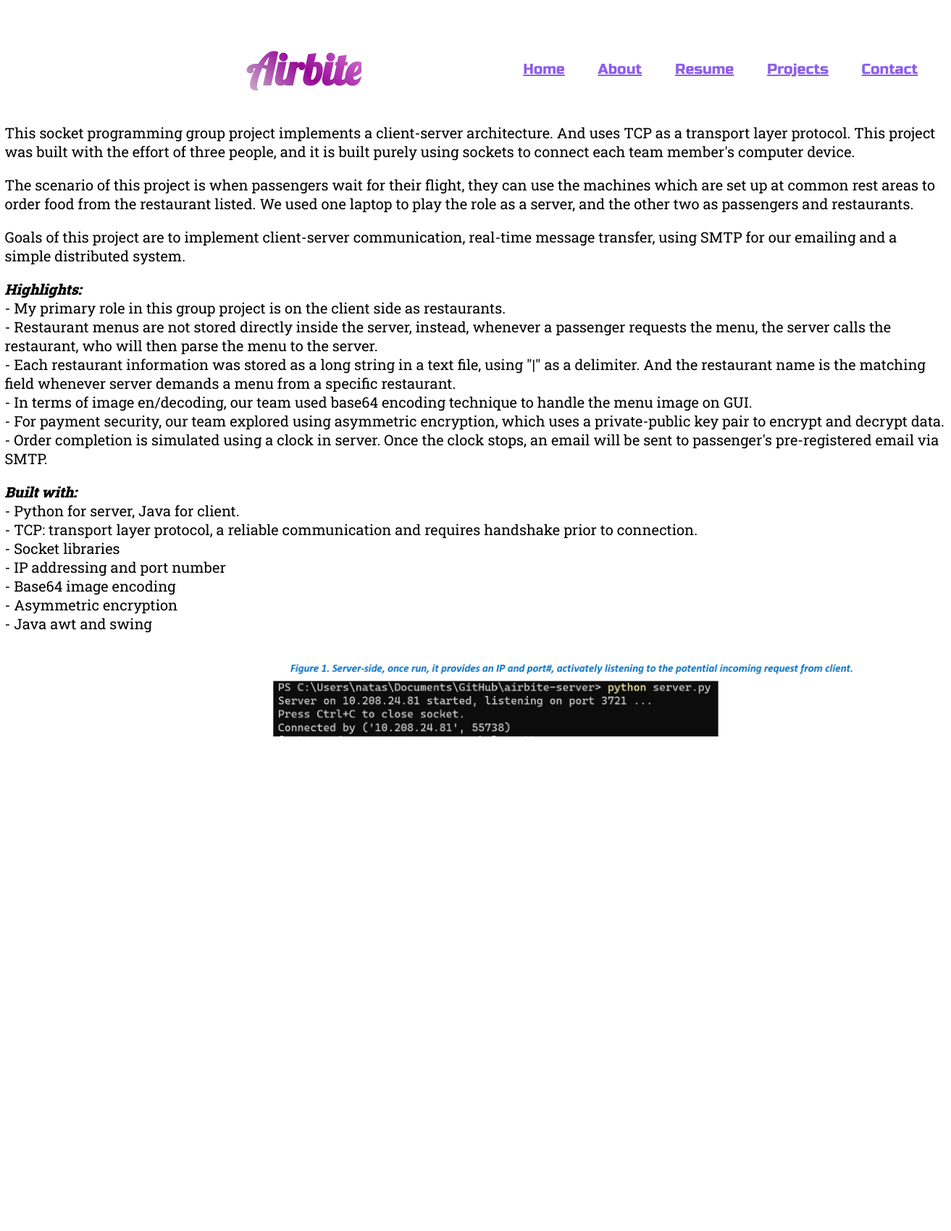
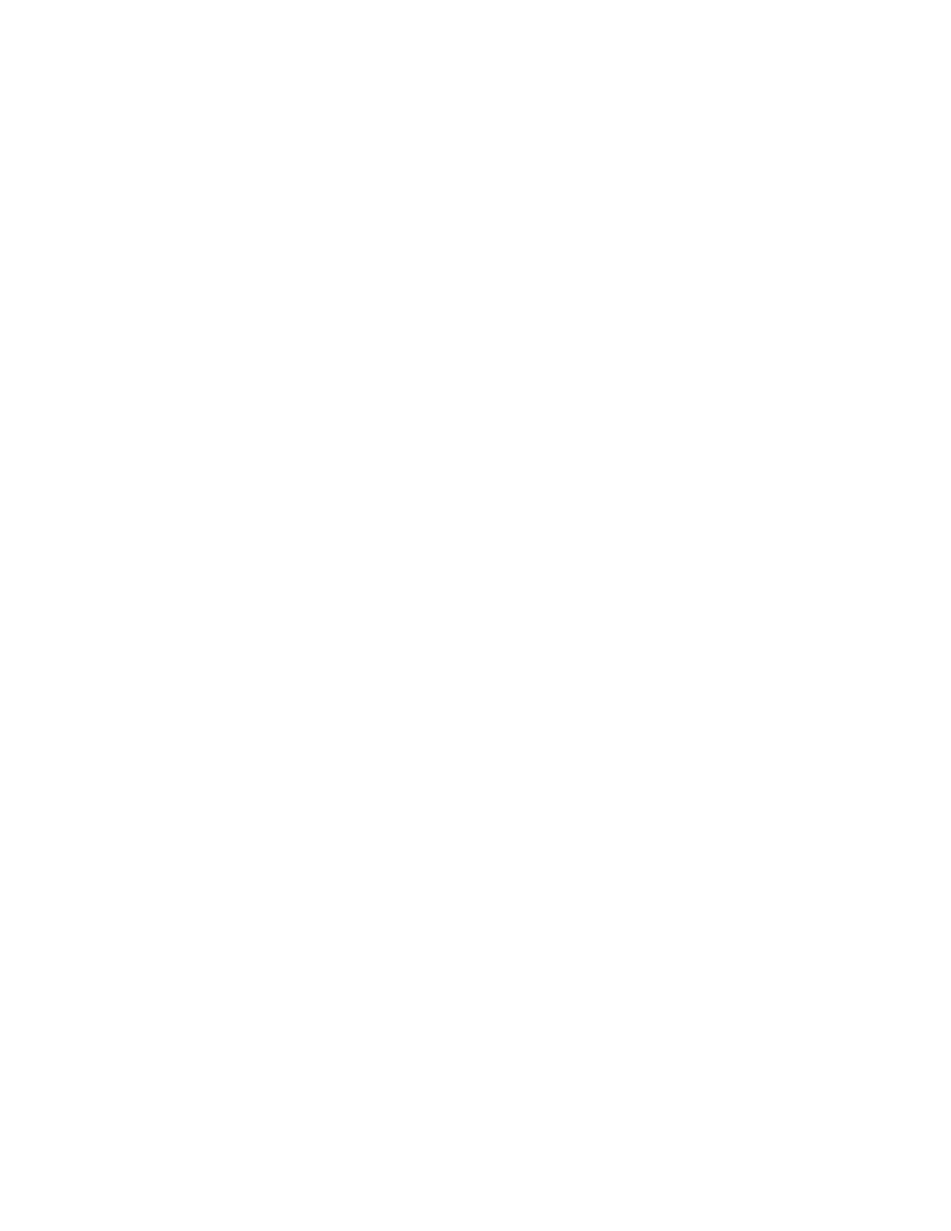
Page /projects/project/2/ (upper part) on the committed database (2 pictures, top to bottom).
### app/models.py (models this page shows, shortened)
class Project(models.Model): #inheriting functionality and features provided by the Model class from the
    screenshot = models.ImageField(upload_to=path1, blank=True, null=True)
    title = models.CharField(max_length=20)
    description = models.TextField()
    youtube = models.URLField(blank=True, null=True)
    def formatted_description(self):
        return mark_safe(self.description)

### app/views.py (the view)
# urls.py: path('projects/project/<str:pk>/', views.project, name='project'),
def project(request, pk):
    projects = Project.objects.get(id=pk)
    context = {'project': projects}
    return render(request, "project.html", context)

### templates/project.html (shortened to what this page needs)
{% extends 'base.html' %}
{%load static%}
{% block fullname %}<h1 class="projtitle">{{project.title}} </h1>{% endblock fullname %}
{% block content %}
    <div class="project-detail">
        <div class="project-detailsub">
            <p class="desc">{{ project.formatted_description|linebreaks|safe}}</p>
            {% if project.screenshot %}
                <div class="picarea">
                    <img src="{{project.screenshot.url}}" alt="{{ project.title }}" class="project-{{ project.id }}">
                </div>
            {% elif project.youtube %}
                <iframe width="560" height="315" src="{{ project.youtube }}" title="YouTube video player" frameborder="0" allow="accelerometer; autoplay; clipboard-write; encrypted-media; gyroscope; picture-in-picture; web-share" allowfullscreen></iframe>
            {% else %}
                <p>No media available.</p>
            {% endif %}
        </div>
    </div>
{% endblock content %}

### static/assets/css/style_v1.css (style rules this page uses)
* { margin: 0px; padding: 0px; box-sizing: border-box; }
.picarea { display: flex; justify-content: center; }
.projtitle { margin-left: 300px; font-family: 'Lobster', cursive; font-size: 60px; position: relative; background: linear-gradient(45deg, #cec0d0, #950897, #d882d6); background-clip: text; -webkit-background-clip: text; color: transparent; animation: shining 4s infinite; }
.desc { margin-top: 20px; font-size: 40px; }
.project-detail { display: flex; justify-content: center; }
.project-detailsub { display: flex; flex-direction: column; width: 1300px; }
.project-detail p { margin-bottom: 20px; font-size: 20px; font-family: 'Roboto Slab', serif; }
.special-word { font-weight: 900; font-style: italic; }
.project-2 { width:1500px; height: 3000px; }

### rows in the picture
Project: formatted_description "This socket programming group project implements a client-server architecture. And uses TCP as a transport layer protocol. This project was built with the effort of three people, and it is built purely using sockets to connect each team member's computer device. The scenario of this project is when passengers wait for their flight, they can use the machines which are set up at common rest areas to order food from the restaurant listed. We used one laptop to play the role as a server, and the other two as passengers and restaurants. Goals of this project are to implement client-server communication, real-time message transfer, using SMTP for our emailing and a simple distributed system.…", screenshot (picture)
